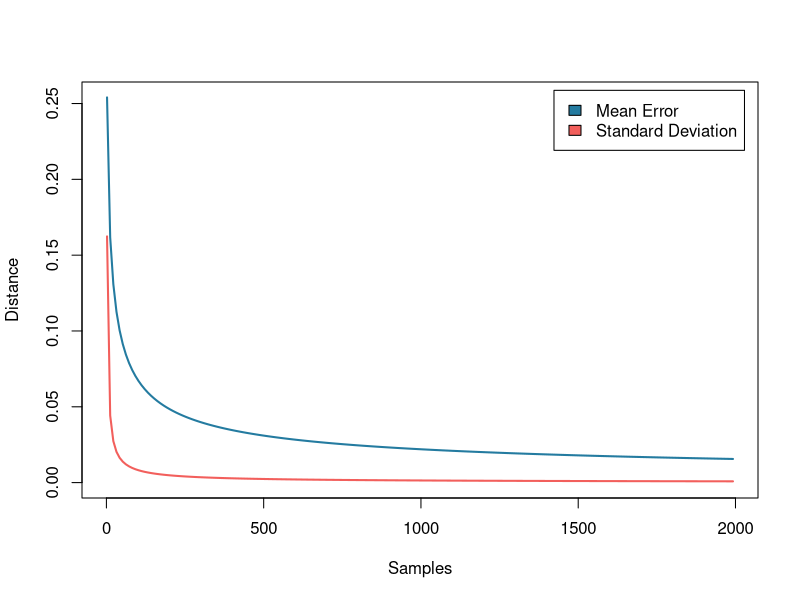

The R source for this figure:
a = 2
b = 2
n = seq(2,2000,10)
p = 0.7
xGrid <- seq(0.001, 0.999, by=0.001)

col1 = '#247ba0'
col2 = '#f25f5c'
hej = function(n){
  normalizedLikelihood = dbeta(xGrid, n*p+1, n*(1-p)+1)
  prior = dbeta(xGrid, a, b)
  posterior = dbeta(xGrid, a+n*p, b+n*(1-p))
  maxDensity <- max(normalizedLikelihood, prior, posterior) # Use to make the y-axis high enough
  #return (c(mean(posterior), sd(posterior)))
  return( c(mean(abs(normalizedLikelihood - posterior)),
            abs(sd(normalizedLikelihood) - sd(posterior))) )
}

data = sapply(n, hej)
plot(n, data[1,], xlab='Samples', ylab='Distance', type='l', lwd=2, col=col1, ylim=c(0, max(data)))
lines(n, data[2,], type='l', lwd=2, col=col2)
legend('topright', c('Mean Error','Standard Deviation'), fill=c(col1, col2), inset=0.02)


n = 10000
p = 0.7
true = pbeta(xGrid, n*p, n*(1-p))
